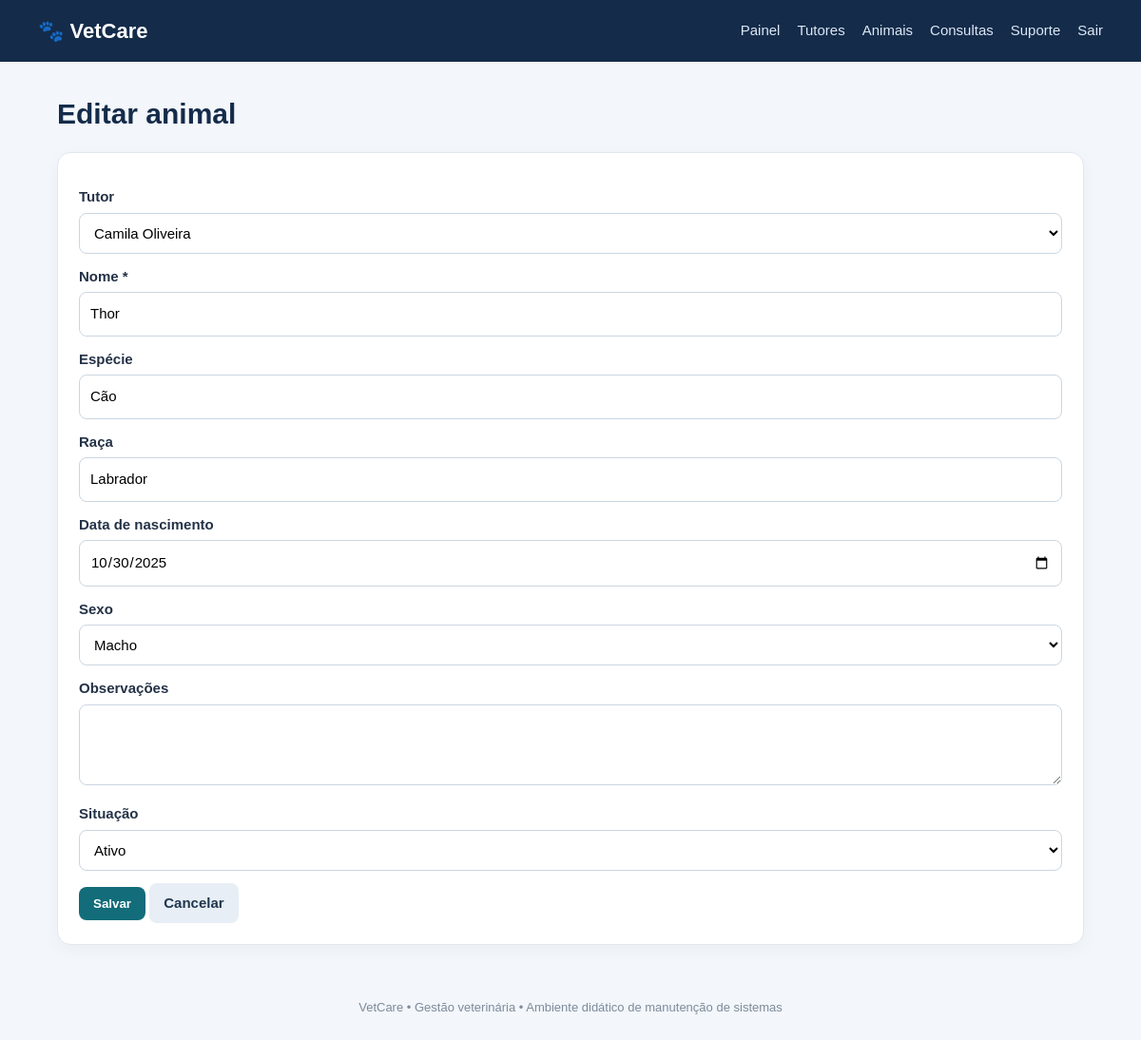
/animais/form.php?id=3 (signed in), run on an earlier commit of the app's database.
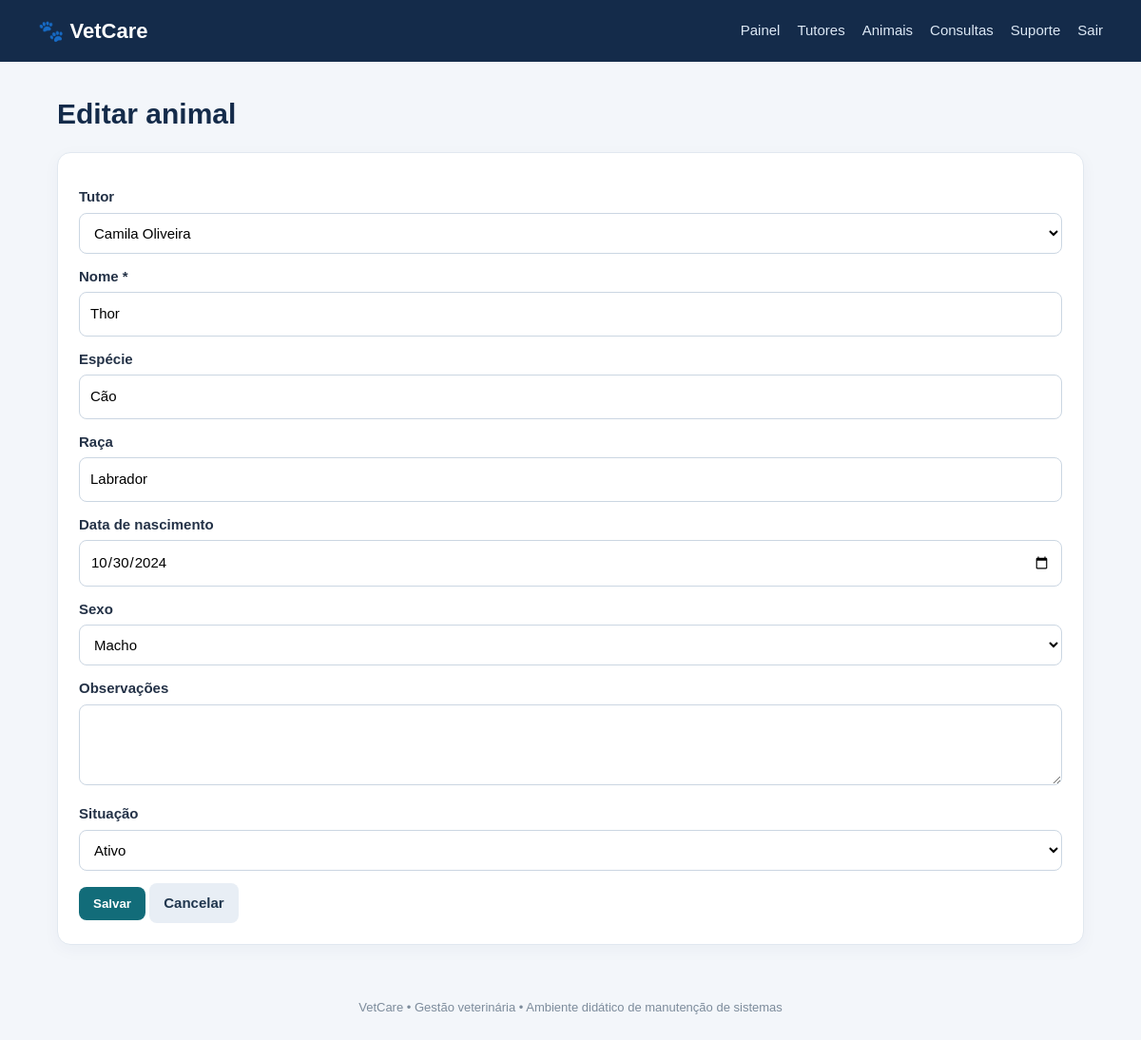
And on a later commit of the database.
### tables this page shows
CREATE TABLE animais (
  id INT AUTO_INCREMENT PRIMARY KEY,
  tutor_id INT NOT NULL,
  nome VARCHAR(100) NOT NULL,
  especie VARCHAR(60),
  raca VARCHAR(80),
  nascimento DATE,
  sexo VARCHAR(20),
  observacoes TEXT,
  ativo TINYINT(1) DEFAULT 1,
  CONSTRAINT fk_animal_tutor FOREIGN KEY (tutor_id) REFERENCES tutores(id) ON DELETE CASCADE
);

CREATE TABLE tutores (
  id INT AUTO_INCREMENT PRIMARY KEY,
  nome VARCHAR(120) NOT NULL,
  telefone VARCHAR(30),
  email VARCHAR(120),
  endereco VARCHAR(180),
  ativo TINYINT(1) DEFAULT 1,
  criado_em TIMESTAMP DEFAULT CURRENT_TIMESTAMP
);

### animais/form.php (the view, shortened to what this page needs)
<?php
require_once __DIR__.'/../config/database.php';require_once __DIR__.'/../config/auth.php';exigirLogin();
$id=(int)($_GET['id']??0);$r=['tutor_id'=>'','nome'=>'','especie'=>'','raca'=>'','nascimento'=>'','sexo'=>'','observacoes'=>'','ativo'=>1];
if($id){$s=$pdo->prepare("SELECT * FROM animais WHERE id=?");$s->execute([$id]);$r=$s->fetch()?:$r;}
$tutores=$pdo->query("SELECT id,nome FROM tutores ORDER BY nome")->fetchAll();$erro='';
$titulo=$id?'Editar animal':'Novo animal';include __DIR__.'/../includes/header.php';?>
<h1><?=$titulo?></h1><section class="panel"><?php if($erro):?><div class="alert"><?=$erro?></div><?php endif;?>
<form method="post">
<div class="field"><label>Tutor</label><select name="tutor_id" required><option value="">Selecione</option><?php foreach($tutores as $t):?><option value="<?=$t['id']?>" <?=$r['tutor_id']==$t['id']?'selected':''?>><?=htmlspecialchars($t['nome'])?></option><?php endforeach;?></select></div>
<div class="field"><label>Nome *</label><input name="nome" value="<?=htmlspecialchars($r['nome'])?>" required></div>
<div class="field"><label>Espécie</label><input name="especie" value="<?=htmlspecialchars($r['especie'])?>"></div>
<div class="field"><label>Raça</label><input name="raca" value="<?=htmlspecialchars($r['raca'])?>"></div>
<div class="field"><label>Data de nascimento</label><input type="date" name="nascimento" value="<?=$r['nascimento']?>"></div>
<div class="field"><label>Sexo</label><select name="sexo"><option value="">Selecione</option><option <?=$r['sexo']==='Macho'?'selected':''?>>Macho</option><option <?=$r['sexo']==='Fêmea'?'selected':''?>>Fêmea</option></select></div>
<div class="field"><label>Observações</label><textarea name="observacoes"><?=htmlspecialchars($r['observacoes'])?></textarea></div>
<?php if($id):?><div class="field"><label>Situação</label><select name="ativo"><option value="1" <?=$r['ativo']?'selected':''?>>Ativo</option><option value="0" <?=!$r['ativo']?'selected':''?>>Inativo</option></select></div><?php endif;?>
<button>Salvar</button> <a class="btn secondary" href="index.php">Cancelar</a></form></section><?php include __DIR__.'/../includes/footer.php';?>

What changed in the data, as far as the page shows it:
changed animais "Thor": nascimento "10/30/2025" → "10/30/2024"
